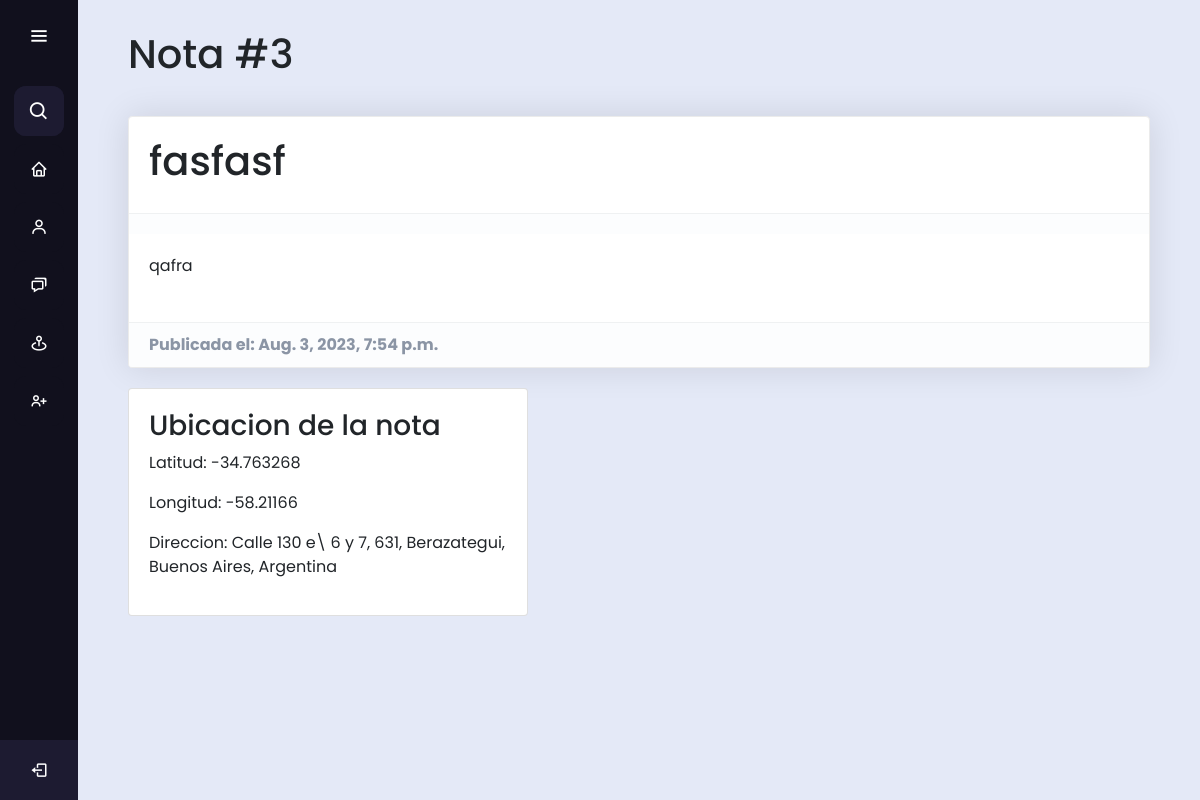
The page /notes/3 on the database its author committed.
### maps/models.py (models this page shows, shortened)
class Note(models.Model):
    user = models.ForeignKey(CustomUser, on_delete=models.CASCADE, default=CustomUser)
    titulo = models.TextField()
    texto = models.TextField()
    nroVisita = models.AutoField(primary_key=True)
    fechaHora = models.DateTimeField(auto_now_add=True)
    ubic = models.ForeignKey(Address, on_delete=models.CASCADE, blank=True, null=True)
    entrevista = models.BooleanField(default=False)
    fechaEntr = models.DateField(null=True, blank=True)
    entrevistado = models.ForeignKey(Entrevistado, on_delete=models.SET_NULL, blank=True, null=True)
    autor = models.TextField(default='zzz')

class Address(models.Model):
    OPCIONES = (
        ('Cultivo', 'Cultivo'),
        ('Terreno', 'Terreno'),
        ('Rio', 'Rio'),
    )
    tipo = models.CharField(
        choices=OPCIONES,
        max_length=25
    )
    nombre = models.TextField()
    address = models.TextField()
    lat = models.FloatField(blank=True, null=True)
    long = models.FloatField(blank=True, null=True)

### maps/views.py (the view)
# urls.py: path('notes/<int:note_id>', views.detail_page, name='detail'),
def detail_page(request, note_id):
    obj=get_object_or_404(Note,pk=note_id)
    return render(request, 'det_nota.html', {'obj':obj})

### deu_HM/templates/det_nota.html (shortened to what this page needs)
{% extends 'base.html' %}
{% load bootstrap5 %}
{% load static %}
{% block content %}
<head>
    <link href="https://maxcdn.bootstrapcdn.com/font-awesome/4.3.0/css/font-awesome.min.css" rel="stylesheet">
    <link rel="stylesheet" href="{% static 'css/notes.css' %}">
    <link rel="stylesheet" href="{% static 'css/new_address.css' %}">
</head>
<div style="padding-top: 30px;">
    <h1 style="padding-left: 50px; padding-bottom: 30px;">Nota #{{obj.pk}}</h1>
    <div class="card b-1 hover-shadow mb-20 mr-50 ml-50">
        <div class="media card-body">
            <h1>{{ obj.titulo }}</h1>
        </div>
        <footer class="card-footer flexbox align-items-center">
        </footer>
        <div class="media card-body">
            <div class="mb-2">
                <p>{{obj.texto}}</p>
            </div>
        </div>
        <footer class="card-footer flexbox align-items-center">
            <div>
                <strong>Publicada el: {{obj.fechaHora}}</strong>
            </div>
        </footer>
    </div>
</div>
<div style="padding-left: 50px; padding-right: 50px;">
<div class="card" style="width: 25rem;">
    <div class="card-body">
      <h3 class="card-text">Ubicacion de la nota</h3>
      <p>Latitud: {{obj.ubic.lat}}</p>
      <p>Longitud: {{obj.ubic.long}}</p>
      <p>Direccion: {{obj.ubic.address}}</p>
    </div>
</div>
</div>
{% endblock %}

### deu_HM/static/css/home.css (style rules this page uses)
* { margin: 0; padding: 0; box-sizing: border-box; font-family: "Poppins" , sans-serif; }

### deu_HM/static/css/notes.css (style rules this page uses)
.mb-20 { margin-bottom: 20px !important; }
.b-1 { border: 1px solid #ebebeb !important; }
.card { border: 0; border-radius: 0; margin-bottom: 30px; -webkit-transition: .5s; transition: .5s; }
.card { position: relative; display: -ms-flexbox; display: flex; -ms-flex-direction: column; flex-direction: column; min-width: 0; word-wrap: break-word; background-color: #fff; background-clip: border-box; border: 1px solid rgba(0,0,0,.125); border-radius: .25rem; }
.media { padding: 16px 12px; -webkit-transition: background-color .2s linear; transition: background-color .2s linear; }
.media { display: -ms-flexbox; display: flex; -ms-flex-align: start; align-items: flex-start; }
.card-body { -ms-flex: 1 1 auto; flex: 1 1 auto; padding: 1.25rem; }
.mb-2 { margin-bottom: .5rem!important; }
.mr-50 { margin-right: 50px !important; }
.ml-50 { margin-left: 50px !important; }
.card-footer:last-child { border-radius: 0 0 calc(.25rem - 1px) calc(.25rem - 1px); }
.card-footer { background-color: #fcfdfe; border-top: 1px solid rgba(77,82,89,0.07); color: #8b95a5; padding: 10px 20px; }
.flexbox { display: -webkit-box; display: flex; -webkit-box-pack: justify; justify-content: space-between; }
.align-items-center { -ms-flex-align: center!important; align-items: center!important; }
.card-footer { padding: .75rem 1.25rem; background-color: rgba(0,0,0,.03); border-top: 1px solid rgba(0,0,0,.125); }
.card-footer { background-color: #fcfdfe; border-top: 1px solid rgba(77, 82, 89, 0.07); color: #8b95a5; padding: 10px 20px }
.card-footer>*:last-child { margin-bottom: 0 }
.hover-shadow { -webkit-box-shadow: 0 0 35px rgba(0, 0, 0, 0.11); box-shadow: 0 0 35px rgba(0, 0, 0, 0.11) }

### rows shown on the page
Note: pk "3", titulo "fasfasf", texto "qafra", fechaHora "Aug. 3, 2023, 7:54 p.m.", ubic.lat "-34.763268", ubic.long "-58.21166", ubic.address "Calle 130 e\\ 6 y 7, 631, Berazategui, Buenos Aires, Argentina"
